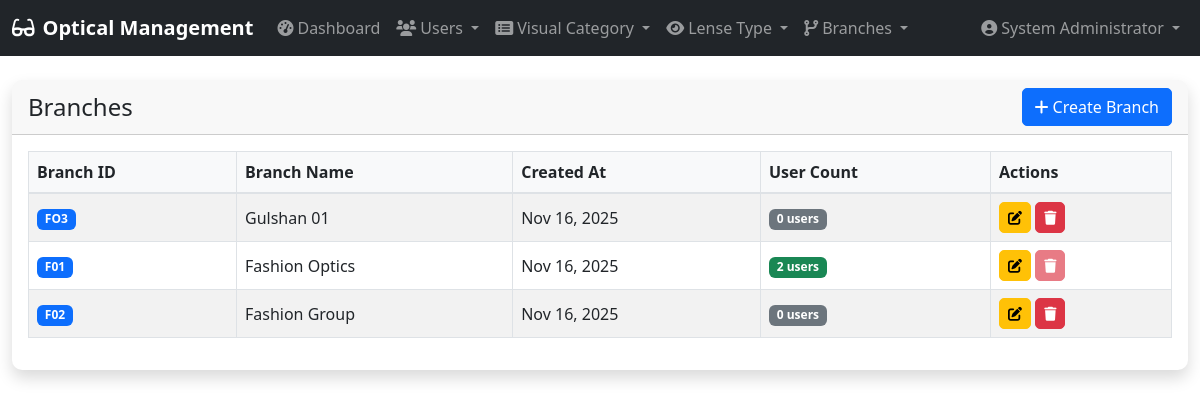
/admin/branches.php (signed in), run on the app's committed database.
### tables this page shows
CREATE TABLE
  `branches` (
    `id` int (11) NOT NULL,
    `branch_id` varchar(20) NOT NULL,
    `branch_name` varchar(255) NOT NULL,
    `created_at` timestamp NOT NULL DEFAULT current_timestamp()
  );

### admin/branches.php (the view, shortened to what this page needs)
<?php
include '../includes/config.php';
$action = isset($_GET['action']) ? $_GET['action'] : 'list';
include '../includes/header.php';
include '../includes/navbar.php';
?>
<div class="container-fluid mt-4">
    <?php if ($action == 'create' || $action == 'edit'): ?>
        <div class="row">
            <div class="col-12">
                <div class="card shadow">
                    <div class="card-header">
                        <h4 class="mb-0"><?php echo $action == 'create' ? 'Create New Branch' : 'Edit Branch'; ?></h4>
                    </div>
                    <div class="card-body">
                        <form method="POST" action="">
                            <?php if ($action == 'edit'): ?>
                                <?php
                                $id = $_GET['id'];
                                $stmt = $pdo->prepare("SELECT * FROM branches WHERE id = ?");
                                $stmt->execute([$id]);
                                $branch = $stmt->fetch();
                                ?>
                                <input type="hidden" name="id" value="<?php echo $branch['id']; ?>">
                            <?php endif; ?>
                            <div class="row">
                                <div class="col-md-6 mb-3">
                                    <label for="branch_id" class="form-label">Branch ID</label>
                                    <input type="text" class="form-control" id="branch_id" name="branch_id"
                                           value="<?php echo $action == 'edit' ? $branch['branch_id'] : ''; ?>" required>
                                    <div class="form-text">Unique identifier for the branch (e.g., F01, F02)</div>
                                </div>
                                <div class="col-md-6 mb-3">
                                    <label for="branch_name" class="form-label">Branch Name</label>
                                    <input type="text" class="form-control" id="branch_name" name="branch_name"
                                           value="<?php echo $action == 'edit' ? $branch['branch_name'] : ''; ?>" required>
                                </div>
                            </div>
                            <div class="mt-4">
                                <button type="submit" class="btn btn-primary"><?php echo $action == 'create' ? 'Create Branch' : 'Update Branch'; ?></button>
                                <a href="branches.php" class="btn btn-secondary">Cancel</a>
                            </div>
                        </form>
                    </div>
                </div>
            </div>
        </div>
    <?php else: ?>
        <div class="row">
            <div class="col-12">
                <div class="card shadow">
                    <div class="card-header d-flex justify-content-between align-items-center">
                        <h4 class="mb-0">Branches</h4>
                        <a href="branches.php?action=create" class="btn btn-primary">
                            <i class="fas fa-plus me-1"></i>Create Branch
                        </a>
                    </div>
                    <div class="card-body">
                        <div class="table-responsive">
                            <table class="table table-striped table-bordered" id="branchesTable">
                                <thead>
                                    <tr>
                                        <th>Branch ID</th>
                                        <th>Branch Name</th>
                                        <th>Created At</th>
                                        <th>User Count</th>
                                        <th>Actions</th>
                                    </tr>
                                </thead>
                                <tbody>
                                    <?php
                                    $stmt = $pdo->query("
                                        SELECT b.*, COUNT(u.id) as user_count
                                        FROM branches b
                                        LEFT JOIN users u ON b.id = u.branch_id
                                        GROUP BY b.id
                                        ORDER BY b.created_at DESC
                                    ");
                                    $branches = $stmt->fetchAll();
                                    foreach ($branches as $branch): ?>
                                        <tr>
                                            <td>
                                                <span class="badge bg-primary"><?php echo $branch['branch_id']; ?></span>
                                            </td>
                                            <td><?php echo $branch['branch_name']; ?></td>
                                            <td><?php echo date('M j, Y', strtotime($branch['created_at'])); ?></td>
                                            <td>
                                                <span class="badge <?php echo $branch['user_count'] > 0 ? 'bg-success' : 'bg-secondary'; ?>">
                                                    <?php echo $branch['user_count']; ?> users
                                                </span>
                                            </td>
                                            <td>
                                                <a href="branches.php?action=edit&id=<?php echo $branch['id']; ?>" class="btn btn-sm btn-warning">
                                                    <i class="fas fa-edit"></i>
                                                </a>
                                                <button type="button" class="btn btn-sm btn-danger" data-bs-toggle="modal"
                                                        data-bs-target="#deleteModal<?php echo $branch['id']; ?>"
                                                        <?php echo $branch['user_count'] > 0 ? 'disabled' : ''; ?>>
                                                    <i class="fas fa-trash"></i>
                                                </button>
                                            </td>
                                        </tr>
                                    <?php endforeach; ?>
                                </tbody>
                            </table>
                        </div>
                    </div>
                </div>
            </div>
        </div>
    <?php endif; ?>
</div>
<?php include '../includes/footer.php'; ?>

### assets/css/style.css (style rules this page uses)
.card { border: none; border-radius: 10px; }
.card-header { border-radius: 10px 10px 0 0 !important; }
.btn { border-radius: 5px; }
.table th { border-top: none; font-weight: 600; }
.table th { background-color: #f8f9fa; border-bottom: 2px solid #dee2e6; }
.table td { vertical-align: middle; }
.badge { font-size: 0.75em; }
.card { transition: transform 0.2s ease-in-out, box-shadow 0.2s ease-in-out; }
.btn { transition: all 0.2s ease-in-out; }

### data on the page
branches: branch "FO3", branch_name "Gulshan 01", created_at "Nov 16, 2025", user_count "0"
branches: branch "F01", branch_name "Fashion Optics", created_at "Nov 16, 2025", user_count "2"
branches: branch "F02", branch_name "Fashion Group", created_at "Nov 16, 2025", user_count "0"

### other printed values
$_SESSION['full_name'] "System Administrator"
